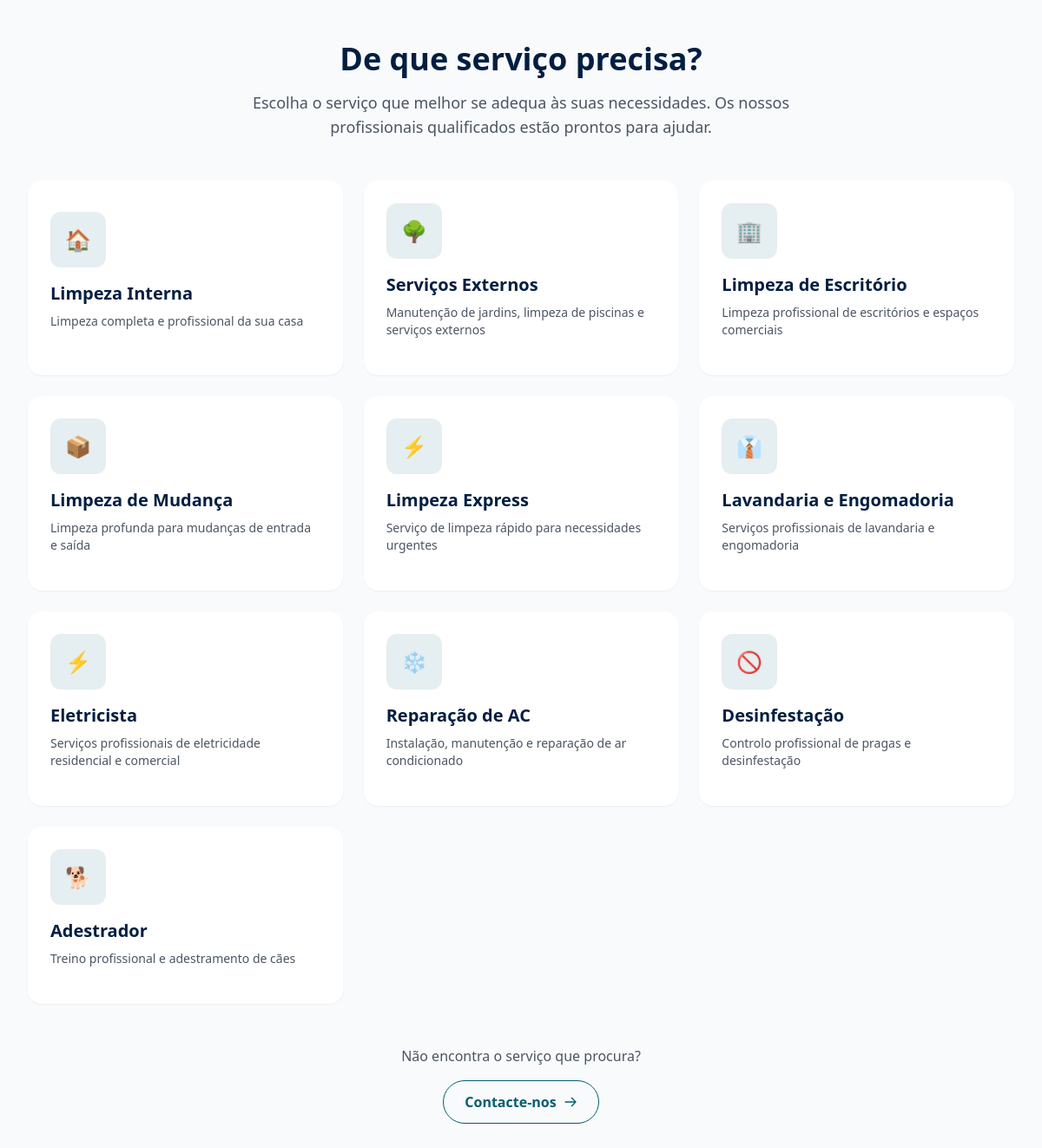
/book-mpa/, run on the app's committed database.
### services/models.py (models this page shows, shortened)
class ServiceCategory(models.Model):
    WORKER_MODEL_CHOICES = [
        ('CleaningWorker', 'Cleaning Worker'),
        ('ElectricianWorker', 'Electrician'),
        ('ACTechnicianWorker', 'AC Technician'),
        ('PestControlWorker', 'Pest Control'),
        ('DogTrainerWorker', 'Dog Trainer'),
        ('HandymanWorker', 'Handyman'),
        ('GardenerWorker', 'Gardener'),
        ('PlacementWorker', 'Placement Worker'),
    ]
    name = models.CharField(
        max_length=80,
        unique=True,
        help_text="Category name (e.g., 'House Cleaning')"
    )
    slug = models.SlugField(
        unique=True,
        help_text="URL-friendly version of the name"
    )
    icon = models.CharField(
        max_length=40,
        help_text="Heroicon/Lucide icon key (e.g., 'home', 'wrench')"
    )
    order = models.PositiveIntegerField(
        default=0,
        help_text="Display order (lower numbers appear first)"
    )
    description = models.TextField(
        blank=True,
        help_text="Optional description for the category"
    )
    worker_model_type = models.CharField(
        max_length=50,
        choices=WORKER_MODEL_CHOICES,
        blank=True,
        help_text="Type of worker model for this category"
    )
    pricing_model = models.CharField(
        max_length=20,
        choices=PricingModel.choices,
        default=PricingModel.FIXED,
        help_text="Default pricing model for this category"
    )
    booking_requirements = models.JSONField(
        default=dict,
        blank=True,
        help_text="Special requirements for booking, e.g. {'minimum_hours': 2, 'requires_property_type': true}"
    )
    is_active = models.BooleanField(
        default=True,
        help_text="Whether this category is active"
    )
    created_at = models.DateTimeField(auto_now_add=True)
    updated_at = models.DateTimeField(auto_now=True)
    class Meta:
        verbose_name = 'Service Category'
        verbose_name_plural = 'Service Categories'
        ordering = ['order', 'name']

### website/views/booking_mpa.py (the view, shortened to what this page needs)
class BookingServiceSelectView(BookingFlowMixin, TemplateView):
    template_name = 'website/booking_mpa/service_select.html'
    step_name = 'service-select'
    def get_context_data(self, **kwargs):
        context = super().get_context_data(**kwargs)
        context['services'] = ServiceCategory.objects.filter(is_active=True)
        return context

### website/views/booking_mpa.py (called while the page is built)
    def dispatch(self, request, *args, **kwargs):
        if 'booking_data' not in request.session:
            request.session['booking_data'] = {}
        return super().dispatch(request, *args, **kwargs)

    def get_booking_data(self) -> Dict:
        return self.request.session.get('booking_data', {})

    def get_service_slug(self) -> Optional[str]:
        booking_data = self.get_booking_data()
        return booking_data.get('service_slug')

    def get_service_category(self) -> Optional[ServiceCategory]:
        service_slug = self.get_service_slug()
        if not service_slug:
            return None
        try:
            return ServiceCategory.objects.get(slug=service_slug, is_active=True)
        except ServiceCategory.DoesNotExist:
            return None

    def get_service_flow(self) -> List[str]:
        from website.services.booking_flows import get_service_flow
        service_slug = self.get_service_slug()
        if not service_slug:
            return []
        return get_service_flow(service_slug)

    def get_current_step(self) -> str:
        return getattr(self, 'step_name', '')

    def get_next_step(self) -> Optional[str]:
        flow = self.get_service_flow()
        current = self.get_current_step()
        try:
            current_index = flow.index(current)
            if current_index < len(flow) - 1:
                return flow[current_index + 1]
        except (ValueError, IndexError):
            pass
        return None

    def get_previous_step(self) -> Optional[str]:
        flow = self.get_service_flow()
        current = self.get_current_step()
        try:
            current_index = flow.index(current)
            if current_index > 0:
                return flow[current_index - 1]
        except (ValueError, IndexError):
            pass
        return None

    def get_next_url(self) -> str:
        next_step = self.get_next_step()
        if next_step:
            return reverse(f'website:booking_mpa:{next_step}')
        return reverse('website:booking_mpa:confirmation')

    def get_previous_url(self) -> str:
        previous_step = self.get_previous_step()
        if previous_step:
            return reverse(f'website:booking_mpa:{previous_step}')
        return reverse('website:booking_mpa:service-select')

### website/templates/website/booking_mpa/service_select.html (shortened to what this page needs)
{% extends "website/layouts/base.html" %}
{% load static %}
{% block content %}
<div class="min-h-screen bg-gray-50 py-12">
    <div class="max-w-7xl mx-auto px-4 sm:px-6 lg:px-8">
        <div class="text-center mb-12">
            <h1 class="text-4xl font-bold mb-4" style="color: #011e41">
                De que serviço precisa?
            </h1>
            <p class="text-lg text-gray-600 max-w-2xl mx-auto">
                Escolha o serviço que melhor se adequa às suas necessidades.
                Os nossos profissionais qualificados estão prontos para ajudar.
            </p>
        </div>
        <form method="post" id="service-form">
            <div class="grid grid-cols-1 md:grid-cols-2 lg:grid-cols-3 gap-6">
                {% for service in services %}
                <button type="submit"
                        name="service"
                        value="{{ service.slug }}"
                        class="group relative bg-white rounded-2xl shadow-sm hover:shadow-xl transition-all duration-300 p-6 text-left cursor-pointer border-2 border-transparent hover:border-[#015e73]">
                    <div class="mb-4">
                        <div class="w-16 h-16 bg-[#015e73]/10 rounded-xl flex items-center justify-center group-hover:bg-[#015e73]/20 transition-colors">
                            {% if service.icon %}
                                <span class="text-2xl">{{ service.icon }}</span>
                            {% endif %}
                        </div>
                    </div>
                    <div>
                        <h3 class="text-xl font-semibold mb-2" style="color: #011e41">
                            {{ service.name }}
                        </h3>
                        <p class="text-sm text-gray-600 mb-4 line-clamp-2">
                            {{ service.description }}
                        </p>
                    </div>
                </button>
                {% endfor %}
            </div>
        </form>
        <div class="mt-12 text-center">
            <p class="text-gray-600 mb-4">
                Não encontra o serviço que procura?
            </p>
            <a href="{% url 'website:contact' %}"
               class="inline-flex items-center px-6 py-3 border border-[#015e73] text-[#015e73] font-semibold rounded-full hover:bg-[#015e73] hover:text-white transition-colors">
                Contacte-nos
                <svg class="ml-2 w-4 h-4" fill="none" stroke="currentColor" viewBox="0 0 24 24">
                    <path stroke-linecap="round" stroke-linejoin="round" stroke-width="2" d="M14 5l7 7m0 0l-7 7m7-7H3"/>
                </svg>
            </a>
        </div>
    </div>
</div>
{% endblock %}

### website/templates/website/layouts/base.html (shortened to what this page needs)
{% load static tailwind_tags %}
<!DOCTYPE html>
<html lang="en">
  <head>
    <link href="https://unpkg.com/aos@2.3.1/dist/aos.css" rel="stylesheet" />
    <link
      rel="stylesheet"
      href="https://unpkg.com/leaflet@1.9.4/dist/leaflet.css"
    />
    {% tailwind_css %}
  </head>
  <body
    class="min-h-screen bg-white mx-auto font-sans"
    hx-headers='{"X-CSRFToken": "{{ csrf_token }}"}'
  >
    <main>{% block content %}{% endblock %}</main>
  </body>
</html>

### website/templates/website/layouts/base.html (style rules this page uses)
:root { --background: oklch(1 0 0); --foreground: oklch(0.1702 0.024 268.4753); --card: oklch(1 0 0); --card-foreground: oklch(0.1702 0.024 268.4753); --popover: oklch(1 0 0); --popover-foreground: oklch(0.1702 0.024 268.4753); --primary: oklch(0.4883 0.0835 205.8815); --primary-foreground: oklch(1 0 0); --secondary: oklch(0.873 0.1396 93.5379); --secondary-foreground: oklch(0.1702 0.024 268.4753); --muted: oklch(0.967 0.0029 264.5419); --muted-foreground: oklch(0.551 0.0234 264.3637); --accent: oklch(0.6857 0.1931 0.9478); --accent-foreground: oklch(0.1702 0.024 268.4753); --destructive: oklch(0.6368 0.2078 25.3313); --destructive-foreground: oklch(0.9851 0 0); --border: oklch(0.9276 0.0058 264.5313); --input: oklch(0.9276 0.0058 264.5313); --ring: oklch(0.4883 0.0835 205.8815); --chart-1: oklch(0.4883 0.0835 205.8815); --chart-2: oklch(0.873 0.1396 93.5379); --chart-3: oklch(0.6857 0.1931 0.9478); --chart-4: oklch(0.7772 0.0679 187.4765); --chart-5: oklch(0.9673 0.0104 219.5884); --sidebar: oklch(1 0 0); --sidebar-foreground: oklch(0.551 0.0234 264.3637); --sidebar-primary: oklch(0.4883 0.0835 205.8815); --sidebar-primary-foreground: oklch(1 0 0); --sidebar-accent: oklch(0.6857 0.1931 0.9478); --sidebar-accent-foreground: oklch(0.1702 0.024 268.4753); --sidebar-border: oklch(0.9276 0.0058 264.5313); --sidebar-ring: oklch(0.4883 0.0835 205.8815); --font-sans: Onest, ui-sans-serif, sans-serif, system-ui; --font-serif: serif; --font-mono: monospace; --radius: 0.75rem; --shadow-2xs: 0px 2px 4px 0px hsl(0 0% 0% / 0.03); --shadow-xs: 0px 2px 4px 0px hsl(0 0% 0% / 0.03); --shadow-sm: 0px 2px 4px 0px hsl(0 0% 0% / 0.05), 0px 1px 2px -1px hsl(0 0% 0% / 0.05); --shadow: 0px 2px 4px 0px hsl(0 0% 0% / 0.05), 0px 1px 2px -1px hsl(0 0% 0% / 0.05); --shadow-md: 0px 2px 4px 0px hsl(0 0% 0% / 0.05), 0px 2px 4px -1px hsl(0 0% 0% / 0.05); --shadow-lg: 0px 2px 4px 0px hsl(0 0% 0% / 0.05), 0px 4px 6px -1px hsl(0 0% 0% / 0.05); --shadow-xl: 0px 2px 4px 0px hsl(0 0% 0% / 0.05), 0px 8px 10px -1px hsl(0 0% 0% / 0.05); --shadow-2xl: 0px 2px 4px 0px hsl(0 0% 0% / 0.13); --tracking-normal: 0rem; --spacing: 0.25rem; }
body { letter-spacing: var(--tracking-normal); }

### data on the page
ServiceCategory: icon "🏠", name "Limpeza Interna", description "Limpeza completa e profissional da sua casa"
ServiceCategory: icon "🌳", name "Serviços Externos", description "Manutenção de jardins, limpeza de piscinas e serviços externos"
ServiceCategory: icon "🏢", name "Limpeza de Escritório", description "Limpeza profissional de escritórios e espaços comerciais"
ServiceCategory: icon "📦", name "Limpeza de Mudança", description "Limpeza profunda para mudanças de entrada e saída"
ServiceCategory: icon "⚡", name "Limpeza Express", description "Serviço de limpeza rápido para necessidades urgentes"
ServiceCategory: icon "👔", name "Lavandaria e Engomadoria", description "Serviços profissionais de lavandaria e engomadoria"
ServiceCategory: icon "⚡", name "Eletricista", description "Serviços profissionais de eletricidade residencial e comercial"
ServiceCategory: icon "❄️", name "Reparação de AC", description "Instalação, manutenção e reparação de ar condicionado"
ServiceCategory: icon "🚫", name "Desinfestação", description "Controlo profissional de pragas e desinfestação"
ServiceCategory: icon "🐕", name "Adestrador", description "Treino profissional e adestramento de cães"
